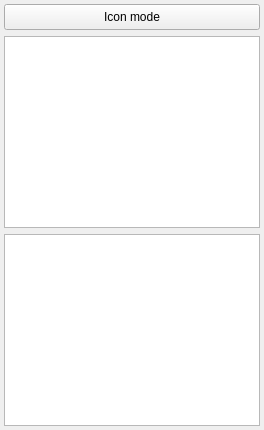
      <widget class="QWidget" name="tab_3">
       <attribute name="icon">
        <iconset resource="../res/gr-lida.qrc">
         <normaloff>:/img16/cover_mode.png</normaloff>:/img16/cover_mode.png</iconset>
       </attribute>
       <attribute name="title">
        <string>Lista Juegos</string>
       </attribute>
       <layout class="QVBoxLayout" name="verticalLayout">
        <property name="leftMargin">
         <number>4</number>
        </property>
        <property name="topMargin">
         <number>4</number>
        </property>
        <property name="rightMargin">
         <number>4</number>
        </property>
        <property name="bottomMargin">
         <number>4</number>
        </property>
        <item>
         <widget class="QPushButton" name="btnIconMode">
          <property name="minimumSize">
           <size>
            <width>100</width>
            <height>26</height>
           </size>
          </property>
          <property name="text">
           <string>Icon mode</string>
          </property>
          <property name="icon">
           <iconset resource="../res/gr-lida.qrc">
            <normaloff>:/img16/cover_mode.png</normaloff>:/img16/cover_mode.png</iconset>
          </property>
          <property name="checkable">
           <bool>true</bool>
          </property>
         </widget>
        </item>
        <item>
         <widget class="QTreeView" name="tvJuegos">
          <property name="sizePolicy">
           <sizepolicy hsizetype="Preferred" vsizetype="Preferred">
            <horstretch>0</horstretch>
            <verstretch>0</verstretch>
           </sizepolicy>
          </property>
          <property name="editTriggers">
           <set>QAbstractItemView::NoEditTriggers</set>
          </property>
          <property name="showDropIndicator" stdset="0">
           <bool>false</bool>
          </property>
          <property name="alternatingRowColors">
           <bool>true</bool>
          </property>
          <property name="iconSize">
           <size>
            <width>30</width>
            <height>30</height>
           </size>
          </property>
          <property name="rootIsDecorated">
           <bool>false</bool>
          </property>
          <property name="uniformRowHeights">
           <bool>true</bool>
          </property>
          <property name="itemsExpandable">
           <bool>false</bool>
          </property>
          <property name="allColumnsShowFocus">
           <bool>true</bool>
          </property>
          <attribute name="headerMinimumSectionSize">
           <number>32</number>
          </attribute>
          <attribute name="headerStretchLastSection">
           <bool>false</bool>
          </attribute>
         </widget>
        </item>
        <item>
         <widget class="GrlListView" name="lvJuegos">
          <property name="sizePolicy">
           <sizepolicy hsizetype="Preferred" vsizetype="Preferred">
            <horstretch>0</horstretch>
            <verstretch>0</verstretch>
           </sizepolicy>
          </property>
          <property name="editTriggers">
           <set>QAbstractItemView::NoEditTriggers</set>
          </property>
          <property name="dragDropMode">
           <enum>QAbstractItemView::NoDragDrop</enum>
          </property>
          <property name="selectionBehavior">
           <enum>QAbstractItemView::SelectRows</enum>
          </property>
          <property name="iconSize">
           <size>
            <width>181</width>
            <height>238</height>
           </size>
          </property>
          <property name="movement">
           <enum>QListView::Static</enum>
          </property>
          <property name="flow">
           <enum>QListView::LeftToRight</enum>
          </property>
          <property name="resizeMode">
           <enum>QListView::Adjust</enum>
          </property>
          <property name="viewMode">
           <enum>QListView::IconMode</enum>
          </property>
          <property name="uniformItemSizes">
           <bool>true</bool>
          </property>
         </widget>
        </item>
       </layout>
      </widget>
